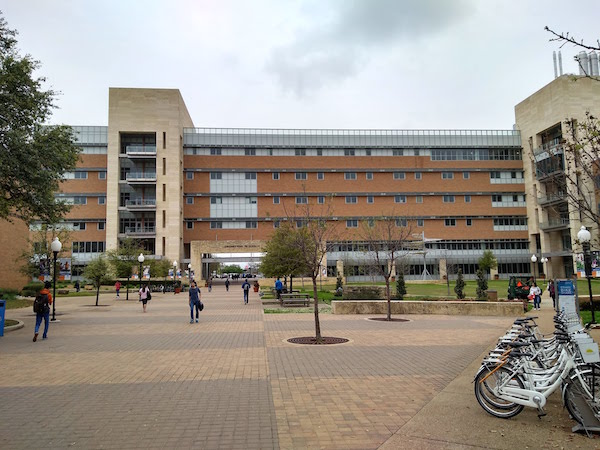
#> input picture banerjee2703-hw06/ERBwideColorSmall.jpg, 600 x 450 px
$ python templateMatching.py
#> lines starting #> are read from the running program, lines starting #| are printed output that depends on the picture
'''
Name: Sidharth Banerjee
ID  : 1001622703
'''

import numpy as np
import matplotlib.pyplot as plt
import matplotlib.image as mpimg
from skimage import feature

def rgb2gray(rgb):
    r, g, b = rgb[:,:,0], rgb[:,:,1], rgb[:,:,2]
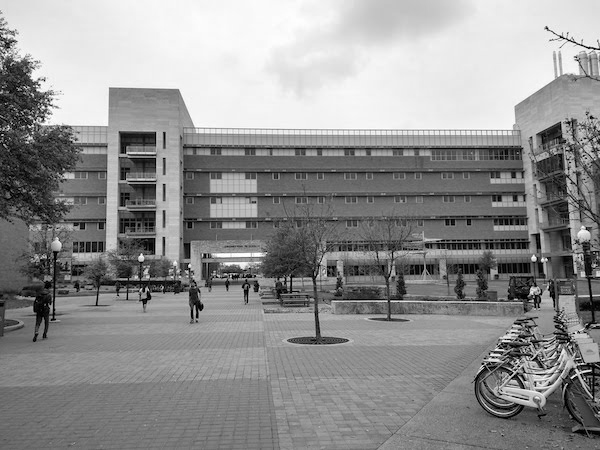
#> g: shape (450, 600); min 0, max 255, mean 144.7
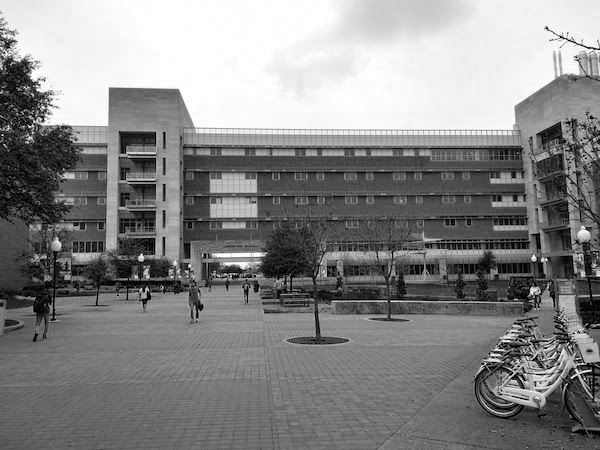
#> b: shape (450, 600); min 0, max 255, mean 135.1
    gray = 0.2989 * r + 0.5870 * g + 0.1140 * b
    return gray

def findImage(mainImage, template):
    main = rgb2gray(mpimg.imread(mainImage))
    template = rgb2gray(mpimg.imread(template))
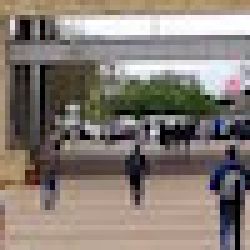
#> input picture banerjee2703-hw06/ERBwideTemplate.jpg, 50 x 50 px (shown 5 times larger)
#> in rgb2gray (call 2), `r, g, b = rgb[:,:,0], rgb[:,:,1], rgb[:,:,2]`:
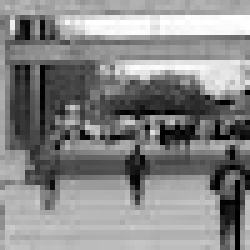
#> r: shape (50, 50) float32 (shown 5 times larger); min 0, max 1, mean 0.527
#> in rgb2gray (call 2), `r, g, b = rgb[:,:,0], rgb[:,:,1], rgb[:,:,2]`:
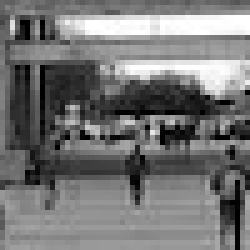
#> b: shape (50, 50) float32 (shown 5 times larger); min 0, max 1, mean 0.46
    plt.figure('Main Image')
    plt.imshow(main)
    plt.figure('Template Image')
    plt.imshow(template)
    plt.show()

    array = feature.match_template(main, template)
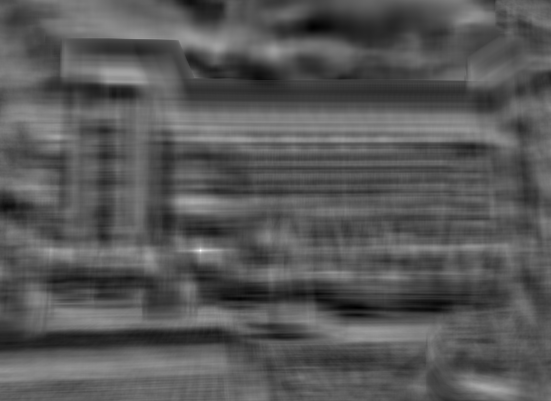
#> array: shape (401, 551) float64; min -0.513, max 1, mean 0.00915; drawn with min black and max white
    r = np.argmax(np.max(array, axis=1))
#> r = 250
    c = np.argmax(np.max(array, axis=0))
#> c = 200
    l, w = np.shape(template)
#> l = 50; w = 50

    for i in range (r, r+l, 1):
        for j in range (c, c+w, 1):
            main[i][j] = 0
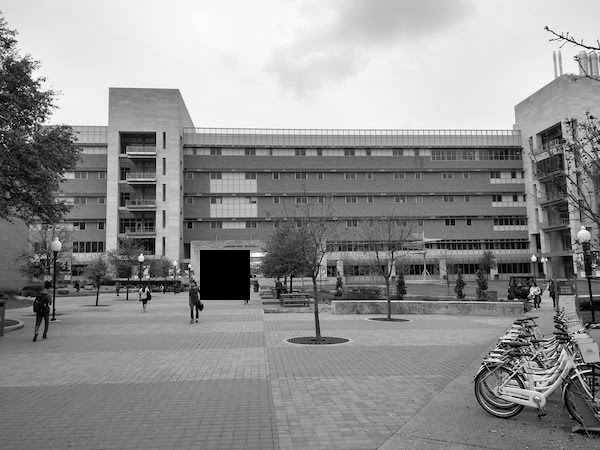
#> main: shape (450, 600) float64; min 0, max 255, mean 144.5

    plt.figure('Template Match')
    plt.imshow(main)
    plt.show()
    return r, c

if __name__ == "__main__":
    mainImage = "ERBwideColorSmall.jpg"
    template = "ERBwideTemplate.jpg"
    r, c = findImage(mainImage, template)
#> r = 250; c = 200

    print("coordinates of match = (%d, %d)" % (r, c))
#| coordinates of match = (250, 200)
